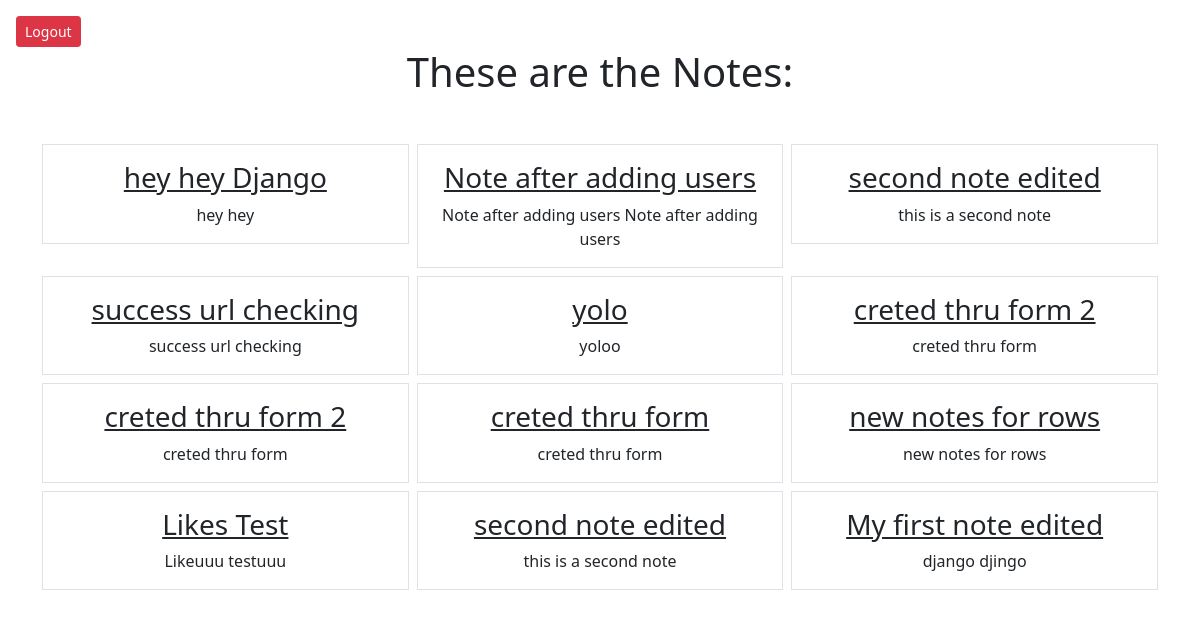
Page /smart/notes (signed in) on the committed database.
### notes/models.py (models this page shows)
class Notes(models.Model):
    title = models.CharField(max_length=200)
    text = models.TextField()
    created_at = models.DateTimeField(auto_now_add=True)
    likes = models.PositiveSmallIntegerField(default=0)
    user=models.ForeignKey(User, on_delete=models.CASCADE, related_name="notes")
    private = models.BooleanField(default=False)

### notes/views.py (the view)
# urls.py: path('notes', views.NotesListView.as_view(), name='notes.list'),
class NotesListView(LoginRequiredMixin, ListView):
    model = Notes
    template_name = 'notes/notes_list.html'
    context_object_name = 'notes'
    login_url = '/admin'
    def get_queryset(self):
        return self.request.user.notes.all().order_by('-created_at')

### notes/templates/notes/notes_list.html
{% extends "base.html" %}
{% block content %}
    <h1 class="my-5"> These are the Notes:</h1>
    <div class="row row-cols-3 g-2">
        {% for note in notes %}
            <div class="col" >
                <div class="p-3 border">
                    <a href="{% url 'note_detail' note.pk %}" class="text-dark text"><h3>{{ note.title }}
                        </h3>
                        </a>
                    {{ note.text|truncatewords:20 }}
                </div>
            </div>
            {% endfor %}
        </div>
{% endblock %}

### rows in the picture
Notes: title "hey hey Django", text "hey hey"
Notes: title "Note after adding users", text "Note after adding users Note after adding users"
Notes: title "second note edited", text "this is a second note"
Notes: title "success url checking", text "success url checking"
Notes: title "yolo", text "yoloo"
Notes: title "creted thru form 2", text "creted thru form"
Notes: title "creted thru form 2", text "creted thru form"
Notes: title "creted thru form", text "creted thru form"
Notes: title "new notes for rows", text "new notes for rows"
Notes: title "Likes Test", text "Likeuuu testuuu"
Notes: title "second note edited", text "this is a second note"
Notes: title "My first note edited", text "django djingo"
